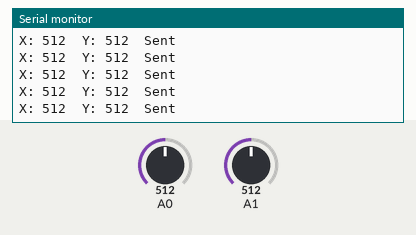
Recording of a sketch running on a simulated Arduino Uno, built with avr-gcc and run on an emulated ATmega328P. Shown: the last lines printed to the serial monitor. The inputs (shaded band) are chosen by the test bench; at power-on: A0 = 512, A1 = 512. No radio packets arrive unless stated.

Above: at 1.2 s.
1.3 s: A0 set to 106
At 2.1 s:
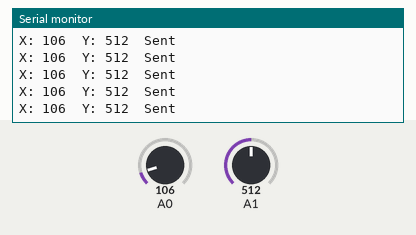
4.3 s: A0 set to 95
At 5.2 s:
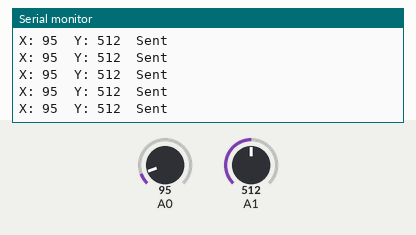
5.8 s: A1 set to 107
At 6.7 s:
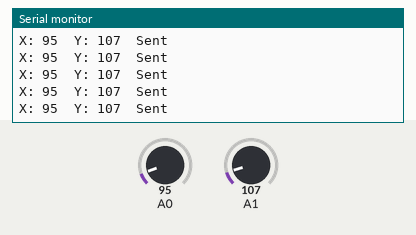
7.3 s: A1 set to 95
At 8.3 s:
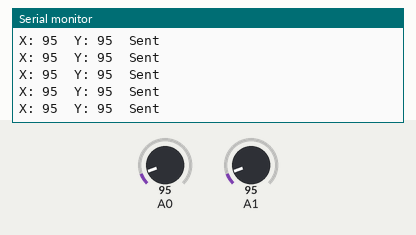
Timing chart, 0 to 10.3 s (numbered marks = the images above; inputs shaded):
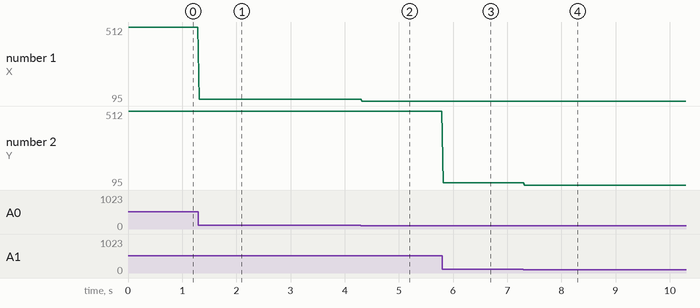

Measured:
- after the input at 1.3 s, the serial monitor: prints a new line at once (image 1)
- after the input at 4.3 s, the serial monitor: prints a new line at once (image 2)
- after the input at 5.8 s, the serial monitor: prints a new line at once (image 3)
- after the input at 7.3 s, the serial monitor: prints a new line at once (image 4)
- plotted number 1: 512 → 106 after the input at 1.3 s, 106 → 95 after the input at 4.3 s
- plotted number 2: 512 → 107 after the input at 5.8 s

The sketch:

transmitter_code.ino
```cpp
#include <SPI.h>
#include <nRF24L01.h>
#include <RF24.h>

RF24 radio(7, 8);   // CE, CSN
const byte address[6] = "00001";

struct Data_Package {
  int xAxis;
  int yAxis;
};

Data_Package data;

// Smooth joystick reading
int readJoystick(int pin) {
  int sum = 0;
  for (int i = 0; i < 5; i++) {
    sum += analogRead(pin);
    delayMicroseconds(200);
  }
  return sum / 5;
}

void setup() {
  Serial.begin(9600);

  radio.begin();
  radio.openWritingPipe(address);
  radio.setPALevel(RF24_PA_LOW);
  radio.stopListening();

  Serial.println("TX Ready");
}

void loop() {

  // Read joystick smoothly
  data.xAxis = readJoystick(A0);   // Forward/Backward
  data.yAxis = readJoystick(A1);   // Left/Right

  // Safety check (avoid garbage)
  if (data.xAxis < 0 || data.xAxis > 1023 ||
      data.yAxis < 0 || data.yAxis > 1023) {
    return;
  }

  // Send data
  bool success = radio.write(&data, sizeof(data));

  Serial.print("X: ");
  Serial.print(data.xAxis);
  Serial.print("  Y: ");
  Serial.print(data.yAxis);

  if (success) {
    Serial.println("  Sent");
  } else {
    Serial.println("  Failed");
  }

  delay(20);   // smooth transmission
}
```
